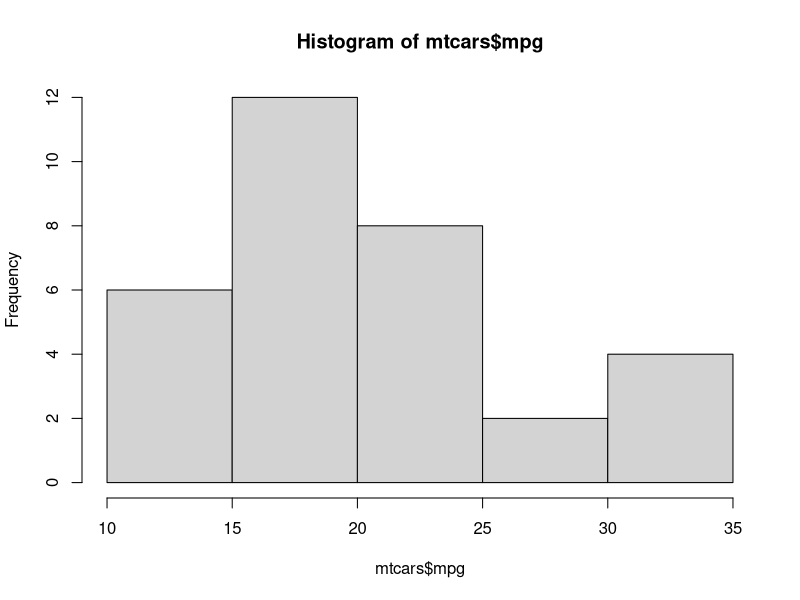
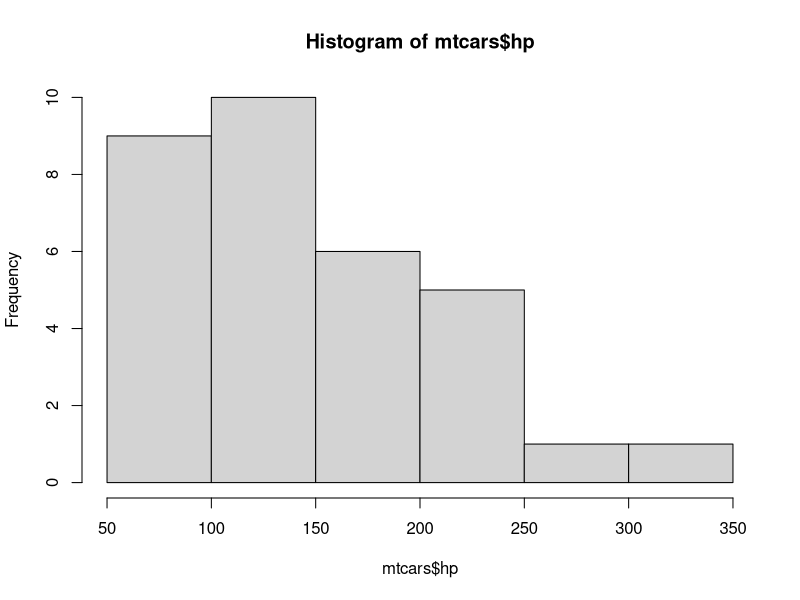
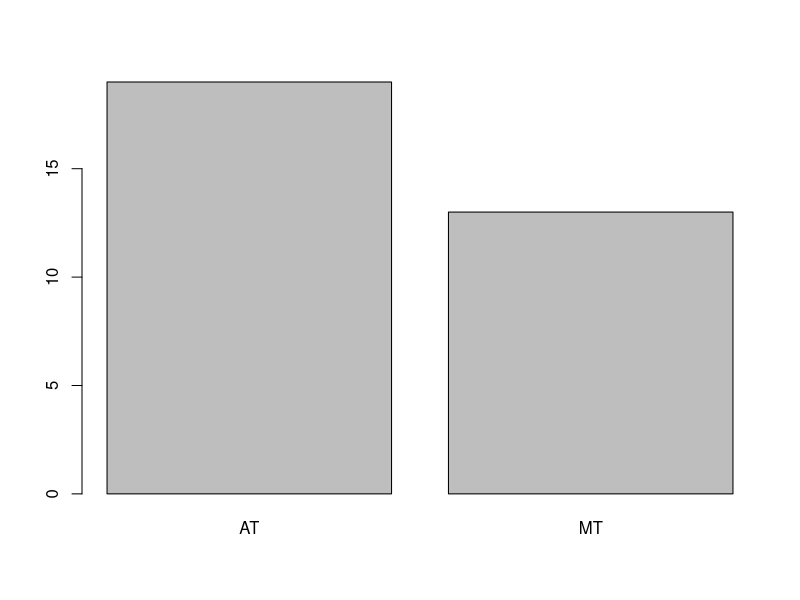
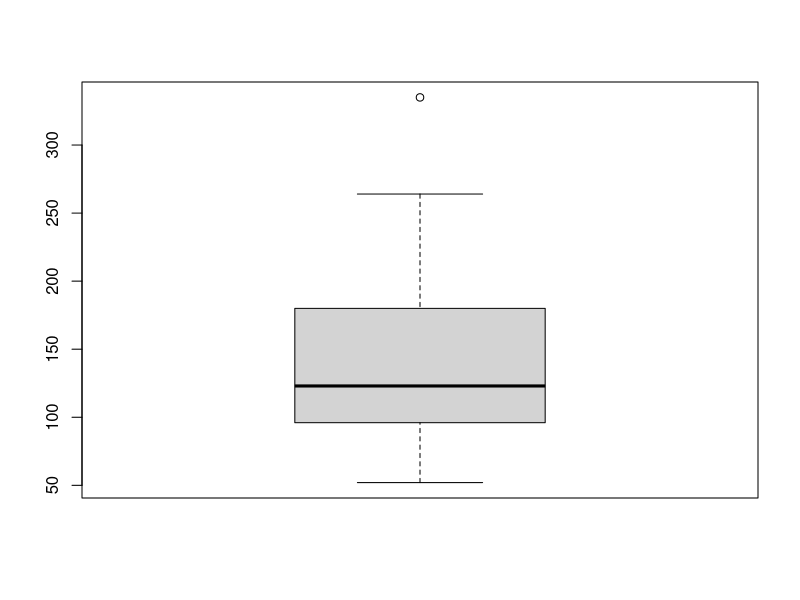
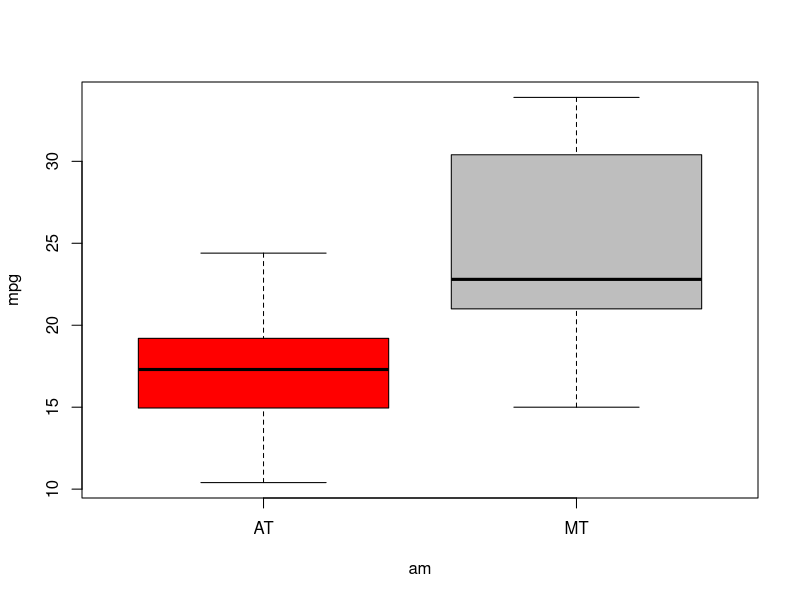
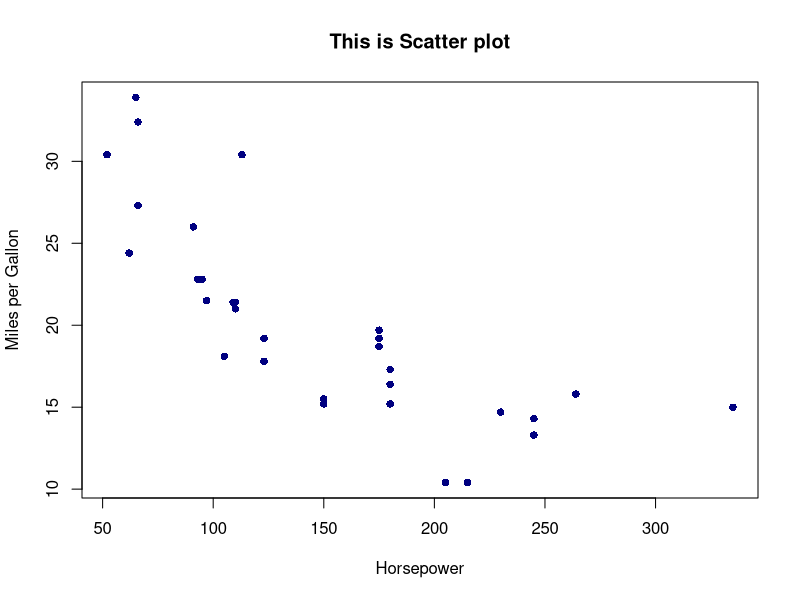

Reproduce these figures in R, in order.
# call the library
library(tidyverse)

# basic plot in base R
hist(mtcars$mpg)


# analyzing the data
hist(mtcars$hp) # one quantitative variables
mean(mtcars$hp)
median(mtcars$hp)

# check the structures of df
str(mtcars)

# set mtcars$am from num to factor
mtcars$am <- factor(mtcars$am,
                    level = c(0,1),
                    labels = c("AT","MT"))


## bar plot, plot with one qualitative variables
barplot(table(mtcars$am))

### plot the boxplot it's good to identify the outliers
boxplot(mtcars$hp)
### call the five numbers of box plot (min, Q1, Q2, Q3, max)
fivenum(mtcars$hp)

# boxplot and fivenum is common method for box plot exploring.

### fivenum is identical to the following
min(mtcars$hp)
quantile(mtcars$hp, probs = c(.25,.5,.75))
max(mtcars$hp)

# whisker calculation
Q3 <- quantile(mtcars$hp, probs = .75)
Q1 <- quantile(mtcars$hp, probs = .25)
IQR_hp <- Q3 - Q1

## upper whisker
Q3 + 1.5*IQR_hp

## lower whisker
Q1 - 1.5*IQR_hp

## build the boxplot
boxplot.stats(mtcars$hp, coef = 1.5)

## filter out the outliers
mtcars_no_out <- mtcars %>%
  filter(hp < 335)

boxplot.stats(mtcars_no_out$hp, coef = 1.5)

# boxplot with 2 variables
boxplot(mpg ~ am, data = mtcars,
        col = c('red','grey'))

# save the chart >> go click export in files pane

# scatter plot suits 2 quantity variables
plot(mtcars$hp, mtcars$mpg, pch = 16,
     col = 'navy',
     main = 'This is Scatter plot',
     xlab = 'Horsepower',
     ylab = 'Miles per Gallon')

# find correlation
cor(mtcars$hp, mtcars$mpg)

# linear regression
lm(mpg ~ hp, data = mtcars)
